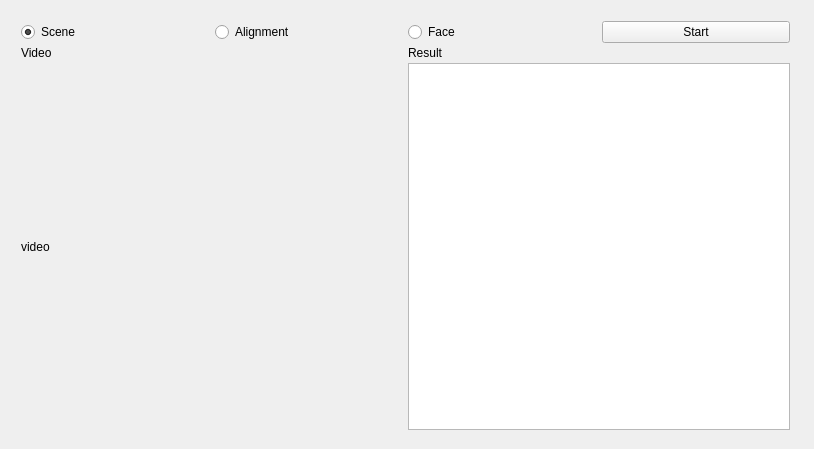
<?xml version="1.0" encoding="UTF-8"?>
<ui version="4.0">
 <class>MainWindow</class>
 <widget class="QMainWindow" name="MainWindow">
  <property name="geometry">
   <rect>
    <x>0</x>
    <y>0</y>
    <width>814</width>
    <height>449</height>
   </rect>
  </property>
  <property name="windowTitle">
   <string>PhotoFilter</string>
  </property>
  <widget class="QWidget" name="centralWidget">
   <widget class="QWidget" name="gridLayoutWidget">
    <property name="geometry">
     <rect>
      <x>10</x>
      <y>10</y>
      <width>791</width>
      <height>431</height>
     </rect>
    </property>
    <layout class="QGridLayout" name="gridLayout" rowstretch="0,0,0" columnstretch="1,1,1,1">
     <property name="horizontalSpacing">
      <number>5</number>
     </property>
     <property name="verticalSpacing">
      <number>3</number>
     </property>
     <item row="0" column="0">
      <widget class="QRadioButton" name="radioButton_Scene">
       <property name="text">
        <string>Scene</string>
       </property>
       <property name="checked">
        <bool>true</bool>
       </property>
      </widget>
     </item>
     <item row="0" column="1">
      <widget class="QRadioButton" name="radioButton_Alignment">
       <property name="text">
        <string>Alignment</string>
       </property>
      </widget>
     </item>
     <item row="0" column="2">
      <widget class="QRadioButton" name="radioButton_Face">
       <property name="text">
        <string>Face</string>
       </property>
      </widget>
     </item>
     <item row="0" column="3">
      <widget class="QPushButton" name="pushButton">
       <property name="text">
        <string>Start</string>
       </property>
      </widget>
     </item>
     <item row="2" column="2" colspan="2">
      <widget class="QListWidget" name="resWidget"/>
     </item>
     <item row="1" column="2" colspan="2">
      <widget class="QLabel" name="label_result">
       <property name="text">
        <string>Result</string>
       </property>
      </widget>
     </item>
     <item row="1" column="0" colspan="2">
      <widget class="QLabel" name="label_video">
       <property name="text">
        <string>Video</string>
       </property>
      </widget>
     </item>
     <item row="2" column="0" colspan="2">
      <widget class="QLabel" name="videoWidget">
       <property name="text">
        <string>video</string>
       </property>
      </widget>
     </item>
    </layout>
   </widget>
  </widget>
 </widget>
 <layoutdefault spacing="6" margin="11"/>
 <resources/>
 <connections/>
</ui>
